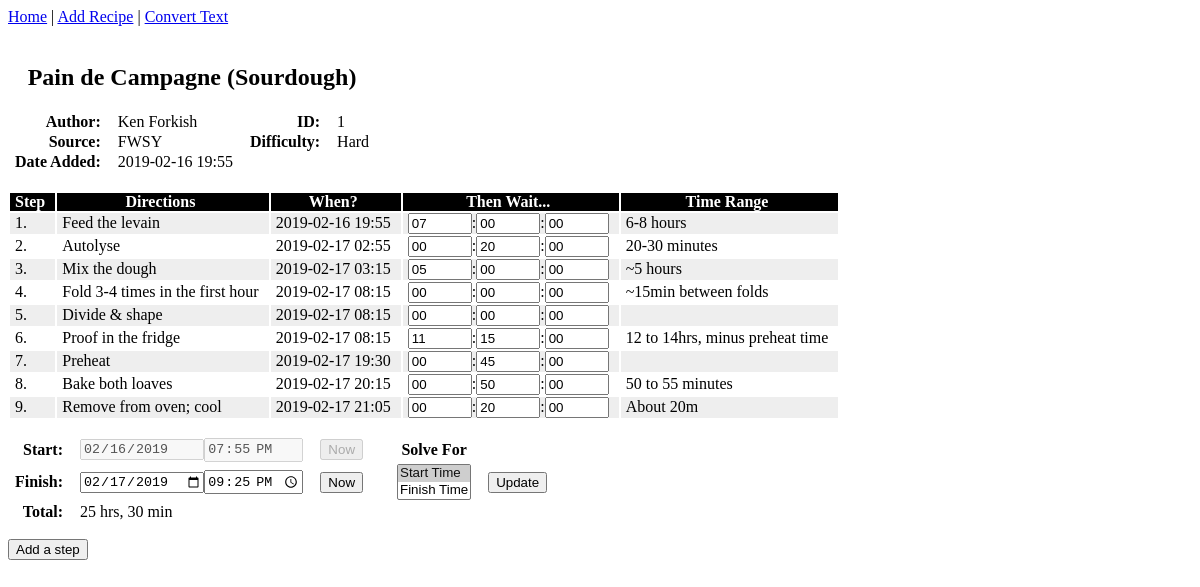
Screenshot of /recipe with the database file from the repository.
### app/models.py (models this page shows, shortened)
class Recipe(db.Model):
    id = db.Column(db.Integer, primary_key=True)
    name = db.Column(db.String(64), index=True, unique=True, nullable=False)
    author = db.Column(db.String(64), index=True)
    source = db.Column(db.String(128), index=True)
    difficulty = db.Column(db.String(1), index=True)
    date_added = db.Column(db.DateTime, default=datetime.utcnow())
    start_time = db.Column(db.String(32), default=str(datetime.utcnow()))
    solve_for_start = db.Column(db.String(1), default=1)
    steps = db.relationship('Step', backref='recipe', lazy='dynamic')

class Difficulty(db.Model):
    id = db.Column(db.String(1), primary_key=True)
    text = db.Column(db.String(16))

class Step(db.Model):
    id = db.Column(db.Integer, primary_key=True)
    recipe_id = db.Column(db.Integer, db.ForeignKey('recipe.id'), nullable=False)
    number = db.Column(db.Integer, index=True)
    text = db.Column(db.String, index=True)
    then_wait = db.Column(db.Integer)
    wait_time_range = db.Column(db.String(64))

### app/routes.py (the view)
@breadapp.route('/recipe', methods=['GET', 'POST'])
def add_step():
    sform = StepForm()
    recipe_id = request.args.get('id') or 1
    sform.recipe_id.data = recipe_id
    recipe = add_recipe_ui_fields(Recipe.query.filter_by(id=recipe_id).first())
    steps = set_when(Step.query.filter_by(recipe_id=recipe_id).order_by(Step.number).all(), recipe.start_time)
    twforms = create_tw_forms(steps)
    seform = create_start_finish_forms(recipe)
    if sform.validate_on_submit():
        then_wait = hms_to_seconds([sform.then_wait_h.data, sform.then_wait_m.data, sform.then_wait_s.data])
        sdata = Step(recipe_id=recipe_id, number=sform.number.data, text=sform.text.data,
                     then_wait=then_wait, wait_time_range=sform.wait_time_range.data)
        db.session.add(sdata)
        db.session.commit()
        return redirect(url_for('add_step') + '?id={}'.format(recipe_id))
    elif request.method == 'GET':  # pre-populate the form with the recipe info and any existing steps
        max_step = Step.query.filter_by(recipe_id=recipe_id).order_by(Step.number.desc()).first()
        if max_step is None:
            sform.number.data = 1
        else:
            sform.number.data = max_step.number + 1
    return render_template('add_step.html', title=recipe.name, recipe=recipe, steps=steps, sform=sform,
                           seform=seform, twforms=twforms)

### app/forms.py (shortened to what this page needs)
class StepForm(FlaskForm):
    recipe_id = IntegerField('Recipe ID')
    number = IntegerField('Step Number')
    text = TextAreaField('Directions', validators=[DataRequired(), Length(max=512)], render_kw={'autofocus': True})
    then_wait_h = IntegerField('Then Wait...', validators=[Optional(), NumberRange(min=0, max=999)], render_kw={'placeholder': 'h'})
    then_wait_m = IntegerField('Then Wait...', validators=[Optional(), NumberRange(min=0, max=999)], render_kw={'placeholder': 'm'})
    then_wait_s = IntegerField('Then Wait...', validators=[Optional(), NumberRange(min=0, max=999)], render_kw={'placeholder': 's'})
    wait_time_range = StringField('Time Range')
    submit = SubmitField('Add Step')

class ThenWaitForm(FlaskForm):
    step_id = IntegerField('Step Number')
    then_wait_h = IntegerField('Then Wait...', validators=[NumberRange(min=0, max=999)], render_kw={'placeholder': 'h'})
    then_wait_m = IntegerField('Then Wait...', validators=[NumberRange(min=0, max=999)], render_kw={'placeholder': 'm'})
    then_wait_s = IntegerField('Then Wait...', validators=[NumberRange(min=0, max=999)], render_kw={'placeholder': 's'})

### app/routes.py (called while the page is built)
def seconds_to_hms(num):
    if num is None:
        return ''
    else:
        h = str(num // 3600)
        num %= 3600
        m = str(num // 60)
        num %= 60
        s = str(num)
        result = [h, m, s]
        i = 0
        while i <= 2:
            if result[i] == '0':
                result[i] = '00'
            if len(result[i]) == 1:
                result[i] = '0' + result[i]
            i += 1
    return result

def hms_to_string(data):
    result = ''
    if data[0] == '00':
        pass
    else:
        result = '{} hrs'.format(data[0])
    if data[1] == '00' and result != '':
        return result  # round off the seconds if it's an even number of hours
    elif data[1] == '00' and result == '':
        pass
    elif result == '':
        result += '{} min'.format(data[1])
    else:
        result += ', {} min'.format(data[1])
    if data[2] == '00' and result != '':
        return result  # round off the seconds if it's an even number of minutes
    elif data[2] == '00' and result == '':
        return result
    elif result == '':
        return '{} sec'.format(data[2])
    else:
        result += ', {} sec'.format(data[2])
    return result

def difficulty_abbrev(abbrev, values):
    for v in values:
        if v.id == abbrev:
            return v.text
    return '--'

### app/templates/add_step.html (shortened to what this page needs)
{% extends "start_finish.html" %}
{% block add_step %}
    <div id="ask_add_step">
        <p><button onclick="addStep()" id="ask_add_step_button">Add a step</button></p>
    </div>
{% endblock %}

### app/templates/start_finish.html
{% extends "steps.html" %}
{% block start_finish %}
    <div id="start_finish">
        <table id="start_finish_table">
            <tr id="summary_start_row">
                <th>Start:</th>
                <td>
                    <div id="start_time_controls">
                        <form action="" method="POST" id="form_start_time">
                            {{ seform.start_date }}{{ seform.start_time }}
                        </form>
                    </div>
                </td>
                <td><button onclick="startNow()" id="start_now">Now</button></td>
                <td></td>
                <td style="text-align:center;"><b>{{ seform.solve_for_start.label }}</b></td>
            </tr>
            <tr id="summary_finish_row">
                <th>Finish:</th>
                <td>
                    <div id="finish_time_controls">
                        <form action="" method="POST" id="form_finish_time">
                            {{ seform.finish_date }}{{ seform.finish_time }}
                        </form>
                    </div>
                </td>
                <td><button onclick="finishNow()" id="finish_now">Now</button></td>
                <td></td>
                <td>{{ seform.solve_for_start(size=2) }}</td>
                <td><button id="update" onclick="sfToggle()">Update</button></td>
            </tr>
            <tr id="total_time_row">
                <th>Total:</th>
                <td>{{ recipe.total_time_ui }}</td>
            </tr>
        </table>
    </div>
    {% block add_step %}
    {% endblock %}
{% endblock %}

### app/templates/steps.html (shortened to what this page needs)
{% extends "recipe.html" %}
{% block steps_list %}
    <div id="steps">
        <table id="steps_list">
            <tr id="step_header_row">
                <th>Step</th>
                <th>Directions</th>
                <th>When?</th>
                <th>Then Wait...</th>
                <th>Time Range</th>
            </tr>
            {% for step in steps %}
                <tr id="step_row{{ step.id }}">
                    <td id="step_number{{ step.id }}">{{ step.id }}.</td>
                    <td>{{ step.text }}</td>
                    <td>{{ step.when }}</td>
                    <td id="step_wait{{ step.number}}">
                        {% for tw in twforms %}
                            {% if tw.step_id == step.id %}
                            <form action="" method="POST" id="form_step_wait{{ step.number }}">
                                {{ tw.then_wait_h(size=2) }}:{{ tw.then_wait_m(size=2) }}:{{ tw.then_wait_s(size=2) }}
                            </form>
                            {% endif %}
                        {% endfor %}
                    </td>
                    <td>{{ step.wait_time_range }}</td>
                </tr>
            {% endfor %}
        </table>
    </div>
    {% block start_finish %}
    {% endblock %}
{% endblock %}

### app/templates/recipe.html
{% extends "base.html" %}
{% block content %}
    <div id="recipe_display">
        <table id="single_recipe">
            <tr id="recipe_title_row">
                <td colspan="4"><h2>{{ recipe.name }}</h2></td>
            </tr>
            <tr id="recipe_row1">
                <th>Author:</th>
                <td>{{ recipe.author }}</td>
                <th>ID:</th>
                <td>{{ recipe.id }}</td>
            </tr>
            <tr id="recipe_row2">
                <th>Source:</th>
                <td>{{ recipe.source }}</td>
                <th>Difficulty:</th>
                <td>{{ recipe.difficulty_ui }}</td>
            </tr>
            <tr id="recipe_row3">
                <th>Date Added:</th>
                <td>{{ recipe.date_added_ui }}</td>
            </tr>
        </table>
        <br>
    </div>
    {% block steps_list %}
    {% endblock %}
{% endblock %}

### app/templates/styles.html (style rules this page uses)
#ask_add_step { display: block }
table tr#recipe_title_row { text-align: center; border: none; }
table#steps_list tr:nth-child(even) { background-color: #eee; border: none; padding: 5; }
table#steps_list tr:nth-child(odd) { background-color: #fff; border: none; padding: 5; }
table#steps_list th { background-color: black; color: white; }
table#single_recipe th { font-weight: bold; text-align: right; }
table#start_finish_table th { text-align: right; }
td, th { padding: 0 10px 0 5px; }

### rows the page displays
Recipe: name "Pain de Campagne (Sourdough)", author "Ken Forkish", id "1", source "FWSY", start_time "19:55", solve_for_start "Start Time ☑ / Finish Time"
Difficulty: difficulty_ui "Hard"
Step: id "1", text "Feed the levain", when "2019-02-16 19:55", then_wait_h "07", then_wait_m "00", then_wait_s "00", wait_time_range "6-8 hours"
Step: id "2", text "Autolyse", when "2019-02-17 02:55", then_wait_h "00", then_wait_m "20", then_wait_s "00", wait_time_range "20-30 minutes"
Step: id "3", text "Mix the dough", when "2019-02-17 03:15", then_wait_h "05", then_wait_m "00", then_wait_s "00", wait_time_range "~5 hours"
Step: id "4", text "Fold 3-4 times in the first hour", when "2019-02-17 08:15", then_wait_h "00", then_wait_m "00", then_wait_s "00", wait_time_range "~15min between folds"
Step: id "5", text "Divide & shape", when "2019-02-17 08:15", then_wait_h "00", then_wait_m "00", then_wait_s "00"
Step: id "6", text "Proof in the fridge", when "2019-02-17 08:15", then_wait_h "11", then_wait_m "15", then_wait_s "00", wait_time_range "12 to 14hrs, minus preheat time"
Step: id "7", text "Preheat", when "2019-02-17 19:30", then_wait_h "00", then_wait_m "45", then_wait_s "00"
Step: id "8", text "Bake both loaves", when "2019-02-17 20:15", then_wait_h "00", then_wait_m "50", then_wait_s "00", wait_time_range "50 to 55 minutes"
Step: id "9", text "Remove from oven; cool", when "2019-02-17 21:05", then_wait_h "00", then_wait_m "20", then_wait_s "00", wait_time_range "About 20m"

### other values shown
{{ recipe.date_added_ui }} "2019-02-16 19:55"
{{ seform.solve_for_start.label }} "Solve For"
{{ recipe.total_time_ui }} "25 hrs, 30 min"
